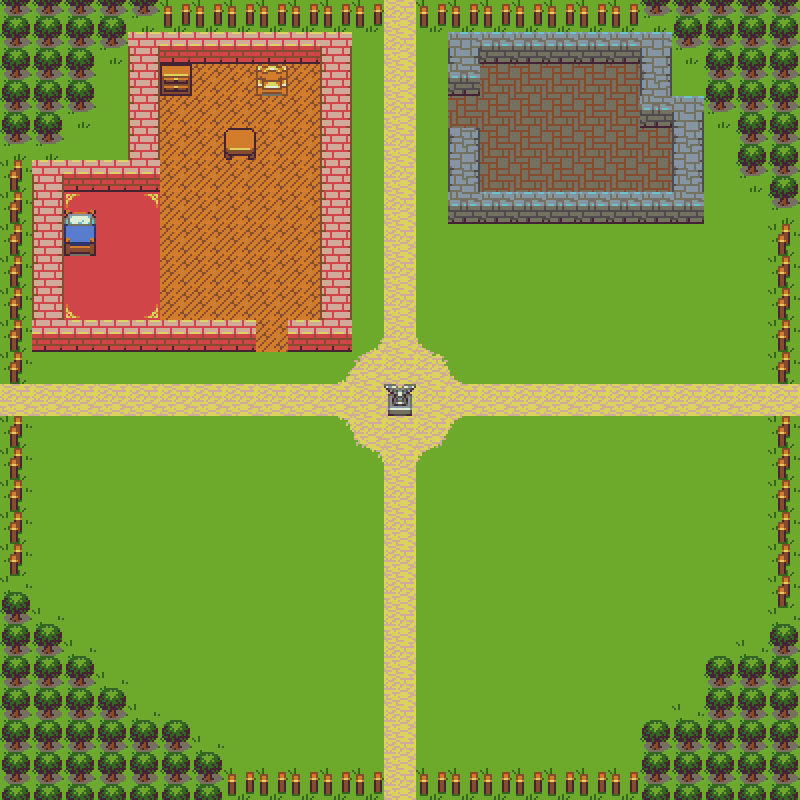

A 2D game scene composited from a Tiled map and its tileset images. What follows is a short description and the map's XML, with each tile layer's data collapsed to a summary:
An orthogonal 25x25 tile map with 32x32 px tiles, 4 tile layers (subGroundLayer, superGroundLayer, collisionLayer, topLayer) and 35 objects (3x Chest, 2x Stairs, Fire).

<map version="1.0" orientation="orthogonal" renderorder="right-down" width="25" height="25" tilewidth="32" tileheight="32" nextobjectid="37">
 <tileset firstgid="1" name="tiny_32" tilewidth="32" tileheight="32" tilecount="256" columns="16">
  <image source="../images/tiny_32.png" width="512" height="512" />
  <tile id="8">
   <objectgroup draworder="index">
    <object id="0" x="0" y="0" width="32" height="32" />
   </objectgroup>
  </tile>
  <tile id="9">
   <objectgroup draworder="index">
    <object id="0" x="0" y="0" width="32" height="32" />
   </objectgroup>
  </tile>
  <tile id="10">
   <objectgroup draworder="index">
    <object id="0" x="0" y="0" width="32" height="32" />
   </objectgroup>
  </tile>
  <tile id="11">
   <objectgroup draworder="index">
    <object id="0" x="0" y="0" width="32" height="32" />
   </objectgroup>
  </tile>
  <tile id="12">
   <properties>
    <property name="targetX" type="int" value="576" />
   </properties>
   <objectgroup draworder="index">
    <object id="0" x="0" y="0" width="32" height="32" />
   </objectgroup>
  </tile>
  <tile id="13">
   <objectgroup draworder="index">
    <object id="0" x="0" y="0" width="32" height="32" />
   </objectgroup>
  </tile>
  <tile id="14">
   <objectgroup draworder="index">
    <object id="0" x="0" y="0" width="32" height="32" />
   </objectgroup>
  </tile>
  <tile id="15">
   <objectgroup draworder="index">
    <object id="0" x="0" y="0" width="32" height="32" />
   </objectgroup>
  </tile>
  <tile id="24">
   <objectgroup draworder="index">
    <object id="0" x="0" y="0" width="32" height="32" />
   </objectgroup>
  </tile>
  <tile id="36">
   <objectgroup draworder="index">
    <object id="0" type="Chest" x="0" y="8" width="32" height="24" />
   </objectgroup>
  </tile>
  <tile id="37">
   <objectgroup draworder="index">
    <object id="0" x="0" y="8" width="32" height="24" />
   </objectgroup>
  </tile>
  <tile id="38">
   <objectgroup draworder="index">
    <object id="0" x="0" y="8" width="32" height="24" />
   </objectgroup>
  </tile>
  <tile id="39">
   <objectgroup draworder="index">
    <object id="0" x="0" y="8" width="32" height="24" />
   </objectgroup>
  </tile>
  <tile id="51">
   <objectgroup draworder="index">
    <object id="0" x="0" y="18" width="32" height="14" />
   </objectgroup>
  </tile>
  <tile id="56">
   <objectgroup draworder="index">
    <object id="0" x="0" y="16" width="32" height="16" />
   </objectgroup>
  </tile>
  <tile id="67">
   <objectgroup draworder="index">
    <object id="0" x="0" y="0" width="32" height="32" />
   </objectgroup>
  </tile>
  <tile id="72">
   <objectgroup draworder="index">
    <object id="0" x="0" y="0" width="32" height="16" />
   </objectgroup>
  </tile>
  <tile id="80">
   <objectgroup draworder="index">
    <object id="0" x="0" y="0" width="32" height="32" />
   </objectgroup>
  </tile>
  <tile id="81">
   <objectgroup draworder="index">
    <object id="0" x="0" y="0" width="32" height="32" />
   </objectgroup>
  </tile>
  <tile id="82">
   <objectgroup draworder="index">
    <object id="0" x="0" y="0" width="32" height="32" />
   </objectgroup>
  </tile>
  <tile id="91">
   <objectgroup draworder="index">
    <object id="0" x="0" y="4" width="31.75" height="24" />
   </objectgroup>
  </tile>
  <tile id="92">
   <objectgroup draworder="index">
    <object id="0" x="10" y="0" width="12.25" height="32" />
   </objectgroup>
  </tile>
  <tile id="96">
   <objectgroup draworder="index">
    <object id="0" x="0" y="0" width="32" height="32" />
   </objectgroup>
  </tile>
  <tile id="97">
   <objectgroup draworder="index">
    <object id="0" x="0" y="0" width="32" height="32" />
   </objectgroup>
  </tile>
  <tile id="98">
   <objectgroup draworder="index">
    <object id="0" x="0" y="0" width="32" height="32" />
   </objectgroup>
  </tile>
  <tile id="100">
   <objectgroup draworder="index">
    <object id="0" x="0" y="0" width="32" height="32" />
   </objectgroup>
  </tile>
  <tile id="112">
   <objectgroup draworder="index">
    <object id="0" x="0" y="0" width="32" height="32" />
   </objectgroup>
  </tile>
  <tile id="113">
   <objectgroup draworder="index">
    <object id="0" x="0" y="0" width="32" height="32" />
   </objectgroup>
  </tile>
  <tile id="114">
   <objectgroup draworder="index">
    <object id="0" x="0" y="0" width="32" height="32" />
   </objectgroup>
  </tile>
  <tile id="122">
   <objectgroup draworder="index">
    <object id="0" type="Stairs" x="0" y="0" width="32" height="32" />
   </objectgroup>
  </tile>
  <tile id="140">
   <objectgroup draworder="index">
    <object id="0" x="0" y="0" width="32" height="32" />
   </objectgroup>
  </tile>
 </tileset>
 <layer name="subGroundLayer" width="25" height="25">
  <data>[625 cells, 625 non-empty, 9 distinct tile ids]</data>
 </layer>
 <layer name="superGroundLayer" width="25" height="25">
  <data>[625 cells, 61 non-empty, 9 distinct tile ids]</data>
 </layer>
 <layer name="collisionLayer" width="25" height="25">
  <properties>
   <property name="collision" value="true" />
  </properties>
  <data>[625 cells, 190 non-empty, 17 distinct tile ids]</data>
 </layer>
 <layer name="topLayer" width="25" height="25">
  <data>[625 cells, 79 non-empty, 1 distinct tile ids]</data>
 </layer>
 <objectgroup name="objectLayer">
  <object id="31" name="fire" type="Fire" gid="98" x="512" y="64" width="32" height="32">
   <properties>
    <property name="frame" value="97" />
    <property name="texture" value="mapTileset" />
   </properties>
  </object>
  <object id="32" name="goldChest" type="Chest" gid="37" x="640" y="160" width="32" height="32">
   <properties>
    <property name="contents" value="gold" />
    <property name="frame" value="36" />
    <property name="group" value="chests" />
    <property name="texture" value="mapTileset" />
   </properties>
  </object>
  <object id="33" name="potionChest" type="Chest" gid="37" x="192" y="96" width="32" height="32">
   <properties>
    <property name="contents" value="potion" />
    <property name="frame" value="36" />
    <property name="group" value="chests" />
    <property name="texture" value="mapTileset" />
   </properties>
  </object>
  <object id="35" name="toB1" type="Stairs" gid="123" x="608" y="96" width="32" height="32">
   <properties>
    <property name="flipX" type="bool" value="false" />
    <property name="frame" type="int" value="122" />
    <property name="playerDirection" value="up" />
    <property name="targetArea" value="1a-b1" />
    <property name="targetX" type="int" value="576" />
    <property name="targetY" type="int" value="64" />
    <property name="texture" value="mapTileset" />
   </properties>
  </object>
 </objectgroup>
</map>